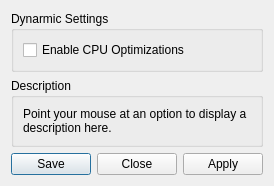
						<widget class="QWidget" name="cpu_tab">
							<attribute name="title">
								<string>CPU</string>
							</attribute>
							<layout class="QVBoxLayout" name="cpu_tab_layout" stretch="4,1,0">
								<item>
									<layout class="QHBoxLayout" name="cpu_tab_content_layout" stretch="1">
										<item>
											<layout class="QVBoxLayout" name="cpu_tab_middle">
												<item>
													<widget class="QGroupBox" name="gb_cpu_optimizations">
														<property name="title">
															<string>Dynarmic Settings</string>
														</property>
														<layout class="QVBoxLayout" name="gb_cpu_optimizations_layout">
															<item>
																<widget class="QCheckBox" name="cpu_opt">
																	<property name="text">
																		<string>Enable CPU Optimizations</string>
																	</property>
																</widget>
															</item>
														</layout>
													</widget>
												</item>
												<item>
													<spacer name="cpu_tab_middle_spacer">
														<property name="orientation">
															<enum>Qt::Orientation::Vertical</enum>
														</property>
														<property name="sizeHint" stdset="0">
															<size>
																<width>0</width>
																<height>0</height>
															</size>
														</property>
													</spacer>
												</item>
											</layout>
										</item>
									</layout>
								</item>
								<item>
									<widget class="QGroupBox" name="gb_description_cpu">
										<property name="title">
											<string>Description</string>
										</property>
										<layout class="QVBoxLayout" name="gb_description_cpu_layout">
											<item>
												<widget class="QLabel" name="description_cpu">
													<property name="text">
														<string>Point your mouse at an option to display a description here.</string>
													</property>
													<property name="textFormat">
														<enum>Qt::TextFormat::PlainText</enum>
													</property>
													<property name="alignment">
														<set>Qt::AlignmentFlag::AlignLeading|Qt::AlignmentFlag::AlignLeft|Qt::AlignmentFlag::AlignTop</set>
													</property>
													<property name="wordWrap">
														<bool>true</bool>
													</property>
												</widget>
											</item>
										</layout>
									</widget>
								</item>
								<item>
									<widget class="QDialogButtonBox" name="button_box_cpu">
										<property name="standardButtons">
											<set>QDialogButtonBox::StandardButton::Apply|QDialogButtonBox::StandardButton::Close|QDialogButtonBox::StandardButton::Save</set>
										</property>
									</widget>
								</item>
							</layout>
						</widget>
